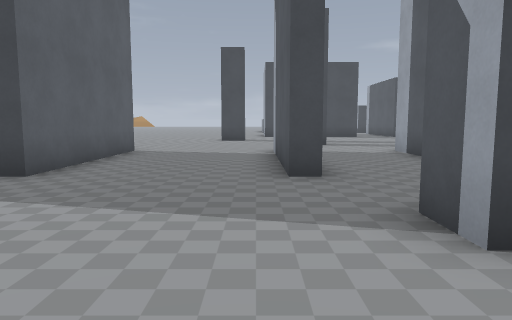
[1] (above)

24 first-person views from a walk through a level from a Godot 3-D game. The camera is 1.5 m above the floor, tilts 6° down and sees 70° across. The floor is counted in squares, 1.8 m on a side. Each view is taken from the middle of a square. On the plan, view 1 faces up. The plan holds only what a view shows up to about 12 squares ahead; the rest is blank. The place goes on beyond the plan. Some surface patterns are stand-ins.

[2]
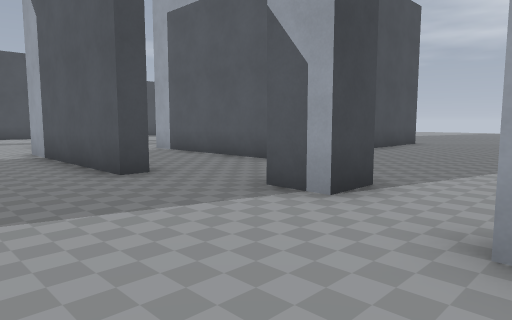

[3]
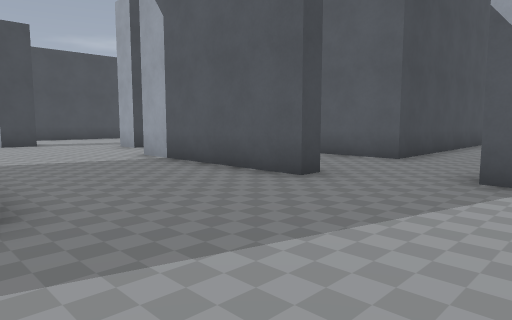

[4]
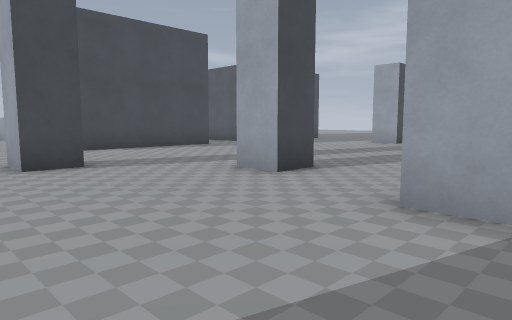

[5]
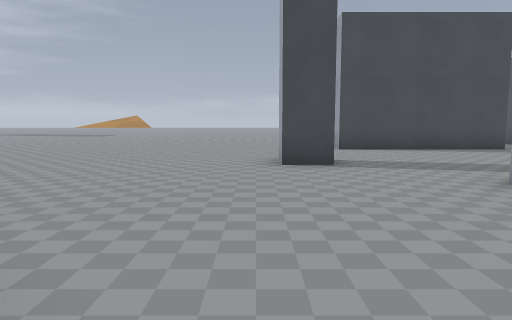

[6]
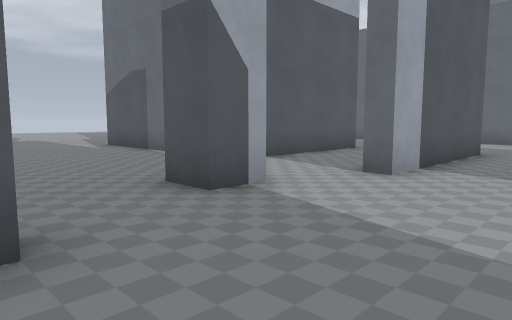

[7]
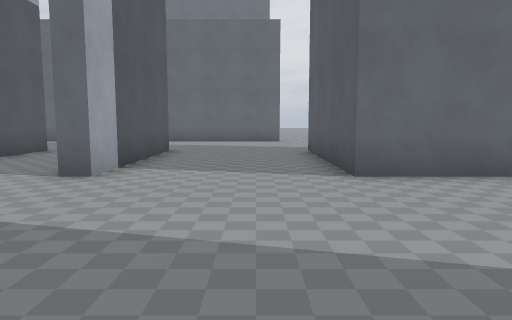

[8]
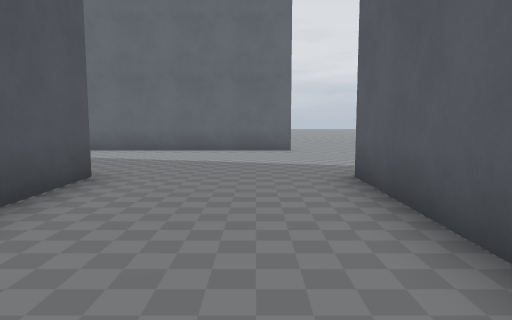

[9]
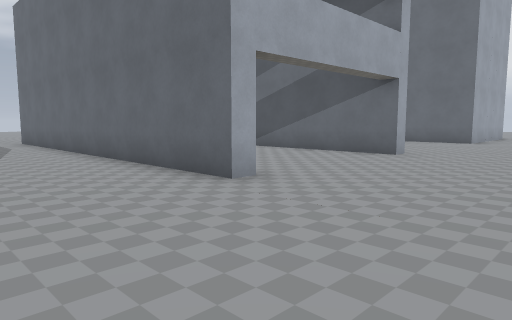

[10]
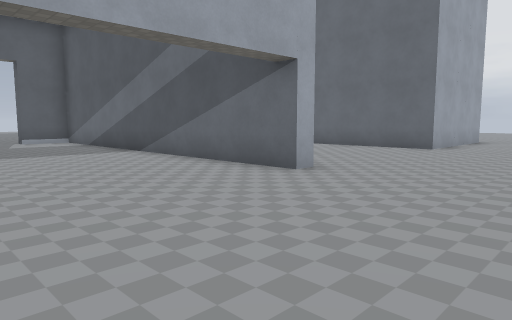

[11]
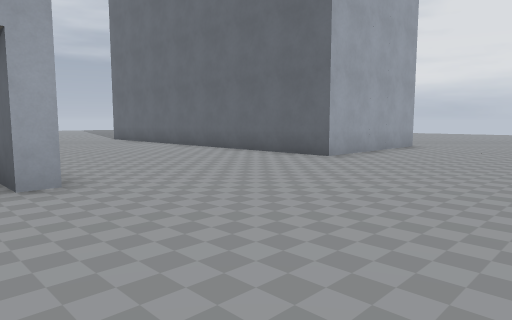

[12]
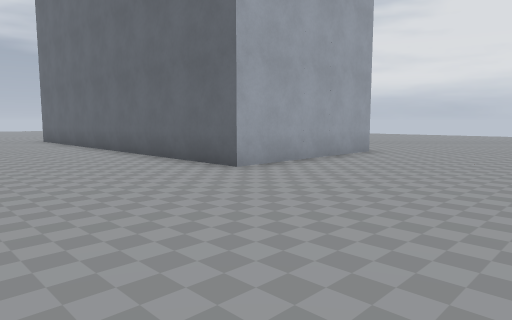

[13]
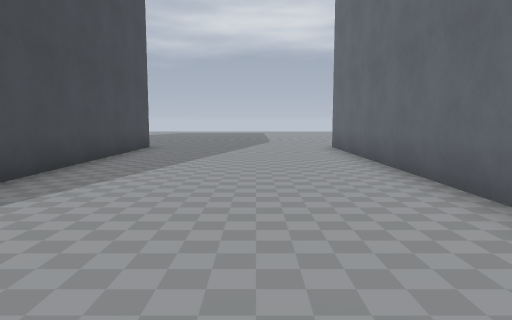

[14]
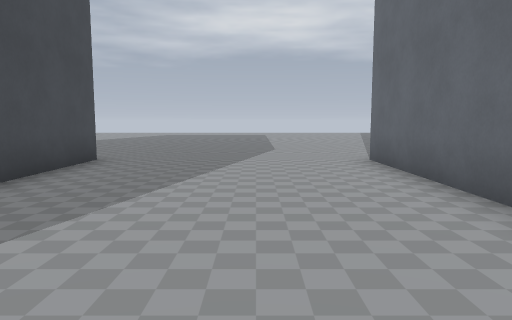

[15]
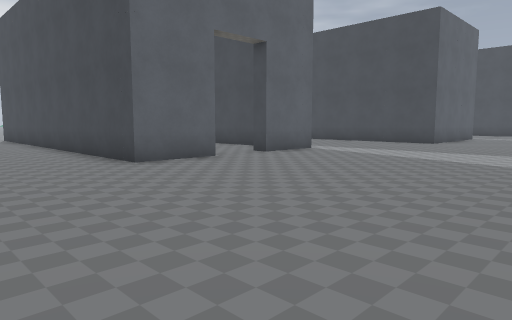

[16]
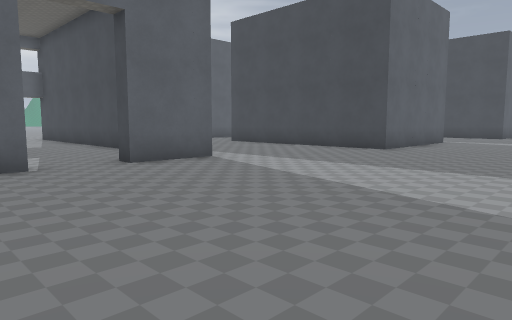

[17]
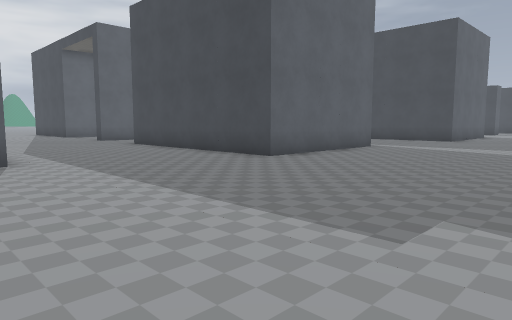

[18]
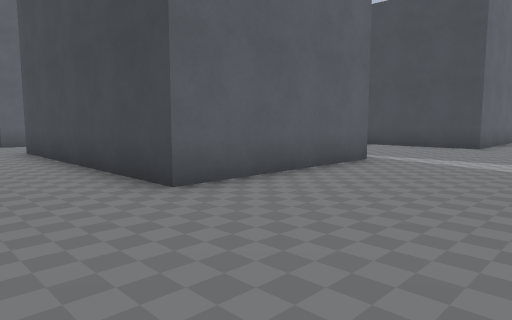

[19]
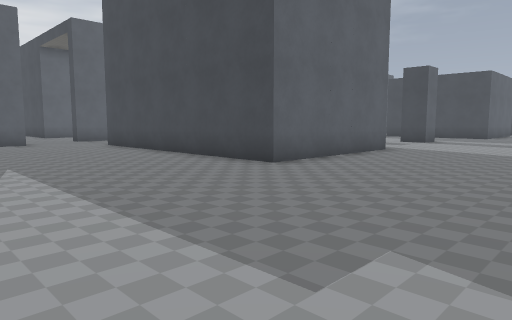

[20]
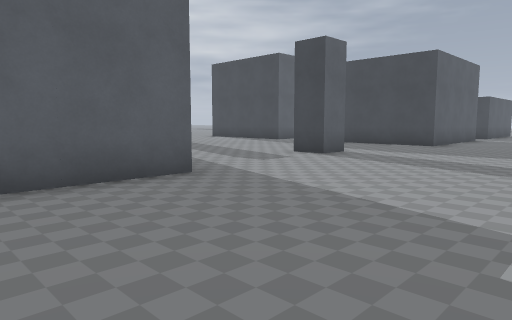

[21]
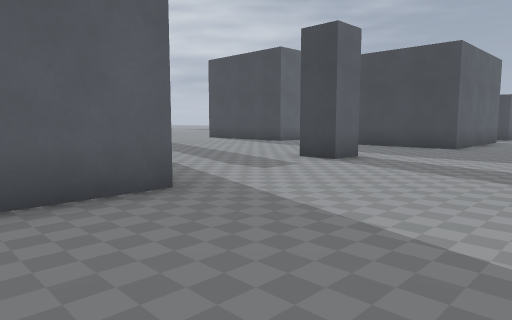

[22]
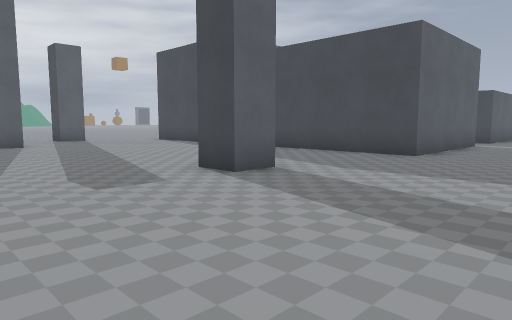

[23]
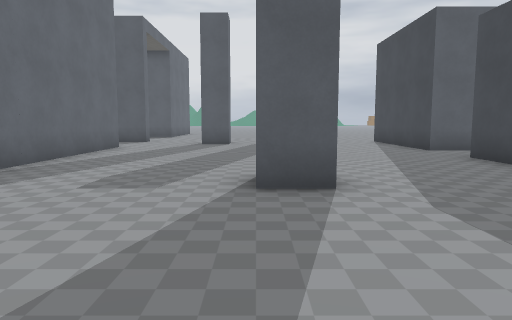

[24]
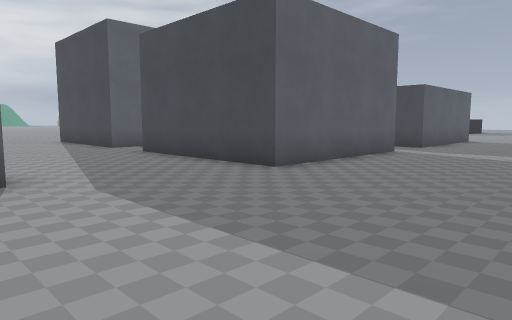

### Floor plan
Points are (right, up) in squares from view 1. A wall is a line through its corners. A room is listed if a view was taken in it or the views show most of it. See-through windows are left out.
Room 1 (views 1, 2, 3, 4, 5, 6, 7, 8, 9, 10, 11, 12, 13, 14, 15, 16, 17, 18, 19, 20, 21, 22, 23, 24)
walls: (2.6, 2.3) (1.5, 2.3) (1.5, 3.3) (2.5, 3.3); (1, -3.9) (1, -4.5); (7.1, 0.5) (9.6, 0.5); (0.5, -4.6) (0.5, 0.5) (1, 0.5); (1.1, 5.5) (0.5, 5.5) (0.5, 10.5); (11, 0.6) (11, -4.5) (4, -4.5) (4, -0.2); (-5.9, 0.5) (-3.5, 0.5) (-3.5, -4.5); (5, -10) (3.9, -10); (9, -9.4) (9, -11.6) (8.5, -11.6); (-3, -10) (-3, -9.5) (6.6, -9.5); (-3.5, 10.5) (-3.5, 5.5) (-3.9, 5.5); (9, -13.4) (9, -15.5) (1.9, -15.5); (2.5, 13) (1.5, 13) (1.5, 14); (12, 10.6) (12, 5.5) (4, 5.5) (4, 10.5) (9.6, 10.5); (2.5, 14) (2.5, 13.4); (-3, -15.6) (-3, -15) (5.1, -15); (-0.4, 16) (-1.5, 16) (-1.5, 17); (11.5, 16) (11.5, 15) (10.5, 15); (5.5, 21.2) (5.5, 20) (0.5, 20) (0.5, 20.6); (-3, -25.5) (-3, -21.5) (9, -21.5); (12.5, 23.5) (12.5, 20) (7.5, 20)

Where each view was taken, in squares from view 1:
view 1: 0 up, 0 right, facing up
view 2: 0 up, 2 left, facing up-right
view 3: 2 up, 4 left, facing up-right
view 4: 9 up, 3 left, facing up-right
view 5: 9 up, 2 left, facing up
view 6: 6 up, 2 left, facing down-right
view 7: 6 up, 2 left, facing down
view 8: 1 up, 2 left, facing down
view 9: 6 down, 7 left, facing down-right
view 10: 10 down, 7 left, facing down-right
view 11: 14 down, 8 left, facing down-right
view 12: 17 down, 8 left, facing down-right
view 13: 19 down, 3 left, facing right
view 14: 19 down, 1 right, facing right
view 15: 19 down, 16 right, facing up-left
view 16: 15 down, 16 right, facing up-left
view 17: 11 down, 17 right, facing up-left
view 18: 7 down, 15 right, facing up-left
view 19: 0 up, 17 right, facing up-left
view 20: 7 up, 17 right, facing up-left
view 21: 8 up, 16 right, facing up-left
view 22: 11 up, 16 right, facing up-left
view 23: 15 up, 16 right, facing left
view 24: 15 up, 17 right, facing up-left
